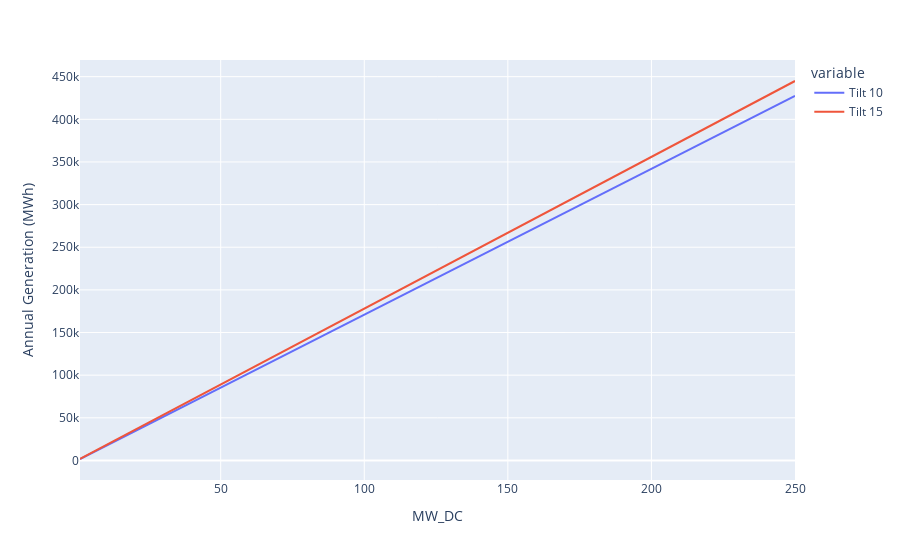

Write notebook code for a chart like this one.
### Code cell
fig = px.line(df)
fig.update_layout(yaxis_title="Annual Generation (MWh)")
fig.show()

### Figure 1 — Plotly figure (JSON) as saved in the notebook; plotly's stock layout.template omitted (floating-point values rounded to 4 significant figures)
{"data": [{"hovertemplate": "variable=Tilt 10<br>MW_DC=%{x}<br>value=%{y}<extra></extra>", "legendgroup": "Tilt 10", "line": {"color": "#636efa", "dash": "solid"}, "marker": {"symbol": "circle"}, "mode": "lines", "name": "Tilt 10", "orientation": "v", "showlegend": true, "type": "scatter", "x": [1, 2, 3, 4, 5, 6, 7, 8, 9, 10, 11, 12, 13, 14, 15, 16, 17, 18, 19, 20, 25, 30, 35, 40, 45, 50, 55, 60, 65, 70, 75, 80, 85, 90, 95, 100, 110, 120, 130, 140, 150, 160, 170, 180, 190, 200, 210, 220, 230, 240, 250], "xaxis": "x", "y": [1710.0, 3420.0, 5130.0, 6841.0, 8551.0, 10260.0, 11970.0, 13680.0, 15390.0, 17100.0, 18810.0, 20520.0, 22230.0, 23940.0, 25650.0, 27360.0, 29070.0, 30780.0, 32490.0, 34200.0, 42750.0, 51300.0, 59860.0, 68410.0, 76960.0, 85510.0, 94060.0, 102600.0, 111200.0, 119700.0, 128300.0, 136800.0, 145400.0, 153900.0, 162500.0, 171000.0, 188100.0, 205200.0, 222300.0, 239400.0, 256500.0, 273600.0, 290700.0, 307800.0, 324900.0, 342000.0, 359100.0, 376200.0, 393300.0, 410400.0, 427500.0], "yaxis": "y"}, {"hovertemplate": "variable=Tilt 15<br>MW_DC=%{x}<br>value=%{y}<extra></extra>", "legendgroup": "Tilt 15", "line": {"color": "#EF553B", "dash": "solid"}, "marker": {"symbol": "circle"}, "mode": "lines", "name": "Tilt 15", "orientation": "v", "showlegend": true, "type": "scatter", "x": [1, 2, 3, 4, 5, 6, 7, 8, 9, 10, 11, 12, 13, 14, 15, 16, 17, 18, 19, 20, 25, 30, 35, 40, 45, 50, 55, 60, 65, 70, 75, 80, 85, 90, 95, 100, 110, 120, 130, 140, 150, 160, 170, 180, 190, 200, 210, 220, 230, 240, 250], "xaxis": "x", "y": [1780.0, 3559.0, 5339.0, 7119.0, 8898.0, 10680.0, 12460.0, 14240.0, 16020.0, 17800.0, 19580.0, 21360.0, 23140.0, 24920.0, 26700.0, 28480.0, 30250.0, 32030.0, 33810.0, 35590.0, 44490.0, 53390.0, 62290.0, 71190.0, 80090.0, 88980.0, 97880.0, 106800.0, 115700.0, 124600.0, 133500.0, 142400.0, 151300.0, 160200.0, 169100.0, 178000.0, 195800.0, 213600.0, 231400.0, 249200.0, 267000.0, 284800.0, 302500.0, 320300.0, 338100.0, 355900.0, 373700.0, 391500.0, 409300.0, 427100.0, 444900.0], "yaxis": "y"}], "layout": {"legend": {"title": {"text": "variable"}, "tracegroupgap": 0}, "margin": {"t": 60}, "xaxis": {"anchor": "y", "domain": [0, 1], "title": {"text": "MW_DC"}}, "yaxis": {"anchor": "x", "domain": [0, 1], "title": {"text": "Annual Generation (MWh)"}}}}
